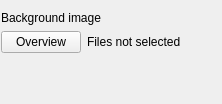
               <widget class="QWidget" name="bodyImageTab">
                <attribute name="title">
                 <string>Use images</string>
                </attribute>
                <layout class="QGridLayout" name="gridLayout_10">
                 <property name="leftMargin">
                  <number>1</number>
                 </property>
                 <property name="rightMargin">
                  <number>1</number>
                 </property>
                 <item row="1" column="0">
                  <layout class="QHBoxLayout" name="horizontalLayout_17">
                   <item>
                    <widget class="QPushButton" name="bodyImgButton">
                     <property name="styleSheet">
                      <string notr="true">QPushButton {
               font: 10pt &quot;MS Shell Dlg 2&quot;;
              }

QPushButton:hover {
               color: blue;
               border: 1px solid grey;
               }

QPushButton:pressed {
               color:  darkblue;
               background: shadow;
               border-style: inset;
               }</string>
                     </property>
                     <property name="text">
                      <string>Overview</string>
                     </property>
                    </widget>
                   </item>
                   <item>
                    <widget class="QLabel" name="bodyImgNameLabel">
                     <property name="text">
                      <string>Files not selected</string>
                     </property>
                    </widget>
                   </item>
                   <item>
                    <spacer name="horizontalSpacer_14">
                     <property name="orientation">
                      <enum>Qt::Horizontal</enum>
                     </property>
                     <property name="sizeHint" stdset="0">
                      <size>
                       <width>40</width>
                       <height>20</height>
                      </size>
                     </property>
                    </spacer>
                   </item>
                  </layout>
                 </item>
                 <item row="0" column="0">
                  <widget class="QLabel" name="label_33">
                   <property name="text">
                    <string>Background image</string>
                   </property>
                  </widget>
                 </item>
                 <item row="2" column="0">
                  <spacer name="verticalSpacer_4">
                   <property name="orientation">
                    <enum>Qt::Vertical</enum>
                   </property>
                   <property name="sizeHint" stdset="0">
                    <size>
                     <width>20</width>
                     <height>40</height>
                    </size>
                   </property>
                  </spacer>
                 </item>
                </layout>
               </widget>
